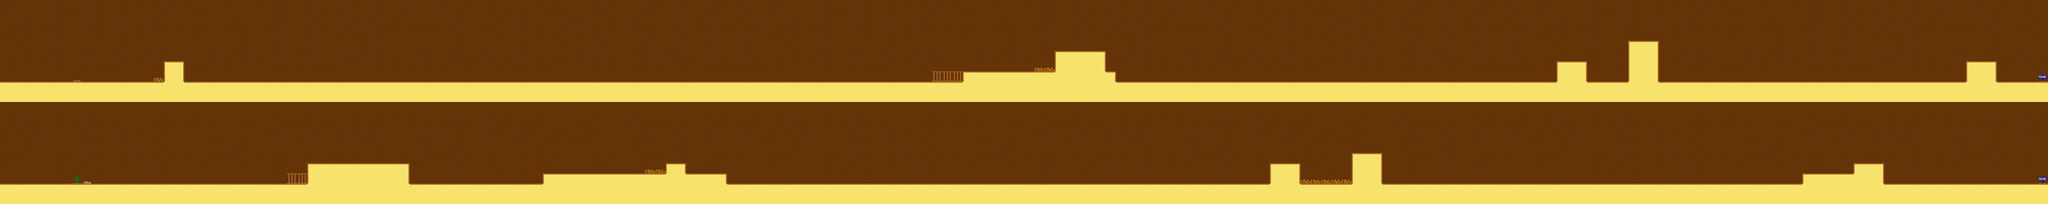

A level layout from a 2D game, rendered from its tile map. Below: a short description, then the map file with tile-grid data replaced by summaries:
An orthogonal 200x20 tile map with 64x64 px tiles, 2 tile layers (Background, Kachelebene 1) and 17 objects (goal).

<map version="1.0" tiledversion="1.1.0" orientation="orthogonal" renderorder="right-down" width="200" height="20" tilewidth="64" tileheight="64" infinite="0" nextobjectid="20">
 <tileset firstgid="1" source="level.tsx" />
 <layer name="Background" width="200" height="20">
  <data>[4000 cells, 4000 non-empty, 9 distinct tile ids]</data>
 </layer>
 <layer name="Kachelebene 1" width="200" height="20">
  <data>[4000 cells, 939 non-empty, 12 distinct tile ids]</data>
 </layer>
 <objectgroup name="Collision">
  <object id="2" x="0" y="512" width="12800" height="128" />
  <object id="3" x="0" y="1152" width="12800" height="128" />
  <object id="4" x="11264" y="1088" width="512" height="64" />
  <object id="5" x="11584" y="1024" width="192" height="64" />
  <object id="6" x="8448" y="960" width="192" height="192" />
  <object id="7" x="7936" y="1024" width="192" height="128" />
  <object id="8" x="3392" y="1088" width="1152" height="64" />
  <object id="9" x="4160" y="1024" width="128" height="64" />
  <object id="10" x="1920" y="1024" width="640" height="128" />
  <object id="11" x="1024" y="384" width="128" height="128" />
  <object id="12" x="6016" y="448" width="960" height="64" />
  <object id="13" x="6592" y="320" width="320" height="128" />
  <object id="14" x="9728" y="384" width="192" height="128" />
  <object id="15" x="10176" y="256" width="192" height="256" />
  <object id="16" x="12288" y="384" width="192" height="128" />
  <object id="17" name="goal" x="12736" y="0" width="64" height="1280" />
  <object id="19" x="11648" y="0" width="1088" height="64" />
 </objectgroup>
</map>
